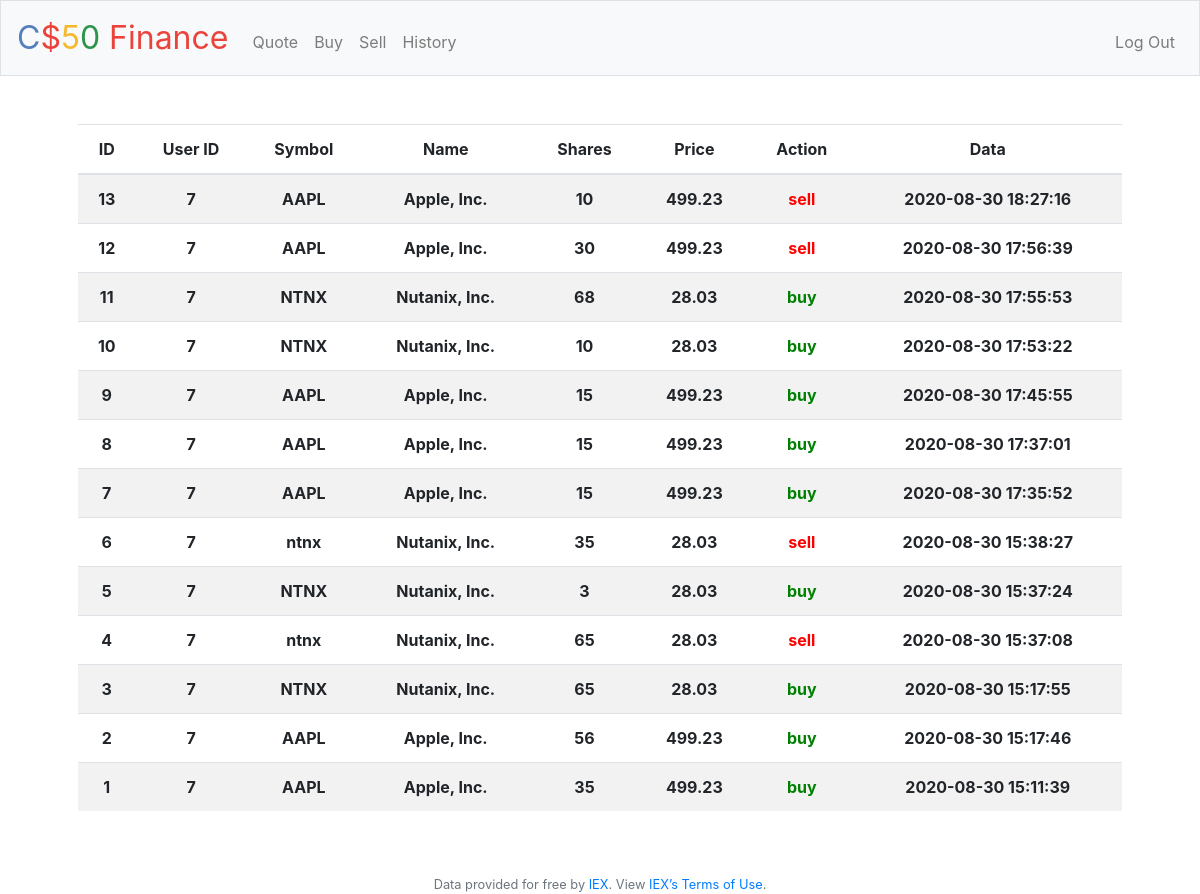
Screenshot of /history (signed in) with the database file from the repository.
### tables this page shows
CREATE TABLE transactions (
        id INTEGER PRIMARY KEY AUTOINCREMENT,
        user_id INTEGER NOT NULL,
        symbol VARCHAR(4) NOT NULL,
        name VACHAR(255) NOT NULL,
        quantity INTEGER NOT NULL,
        price FLOAT NOT NULL,
        action VARCHAR(4) NOT NULL,
        Timestamp DATETIME DEFAULT CURRENT_TIMESTAMP
        );

### pset8/finance/application.py (the view)
@app.route("/history")
@login_required
def history():
    rows = db.execute("SELECT * FROM transactions ORDER BY timestamp DESC")
    return render_template("/history.html", rows = rows)
    """Show history of transactions"""
    return apology("TODO")

### pset8/finance/application.py (called while the page is built)
@app.after_request
def after_request(response):
    response.headers["Cache-Control"] = "no-cache, no-store, must-revalidate"
    response.headers["Expires"] = 0
    response.headers["Pragma"] = "no-cache"
    return response

### pset8/finance/helpers.py (called while the page is built)
def login_required(f):
    @wraps(f)
    def decorated_function(*args, **kwargs):
        if session.get("user_id") is None:
            return redirect("/login")
        return f(*args, **kwargs)
    return decorated_function

### pset8/finance/templates/history.html
{% extends "layout.html" %}
{% block main %}
    <table class="table table-striped table-hover">
        <thead>
            <tr>
                <th scope="col">ID</th>
                <th scope="col">User ID</th>
                <th scope="col">Symbol</th>
                <th scope="col">Name</th>
                <th scope="col">Shares</th>
                <th scope="col">Price</th>
                <th scope="col">Action</th>
                <th scope="col">Data</th>
            </tr>
        </thead>
        <tbody>
            {% for row in rows %}
                <tr>
                    <th scope="row">{{ row.id }}</th>
                    <th> {{ row.user_id }} </th>
                    <th> {{ row.symbol }} </th>
                    <th> {{ row.name }} </th>
                    <th> {{ row.quantity }} </th>
                    <th> {{ row.price }} </th>
                    {% if row.action == "sell": %}
                        <th style="color:red"> {{ row.action }} </th>
                    {% else: %}
                        <th style="color:green"> {{ row.action }} </th>
                    {% endif %}
                    <th> {{ row.Timestamp }} </th>
                </tr>
            {% endfor %}
        </tbody>
    </table>
{% endblock %}

### pset8/finance/templates/layout.html (shortened to what this page needs)
<!DOCTYPE html>
<html lang="en">
    <head>
        <link href="https://maxcdn.bootstrapcdn.com/bootstrap/4.1.3/css/bootstrap.min.css" rel="stylesheet">
        <link href="/static/styles.css" rel="stylesheet">
    </head>
    <body>
        <nav class="navbar navbar-expand-md navbar-light bg-light border">
            <a class="navbar-brand" href="/"><span class="blue">C</span><span class="red">$</span><span class="yellow">5</span><span class="green">0</span> <span class="red">Finance</span></a>
            <div class="collapse navbar-collapse" id="navbar">
                {% if session.user_id %}
                    <ul class="navbar-nav mr-auto mt-2">
                        <li class="nav-item"><a class="nav-link" href="/quote">Quote</a></li>
                        <li class="nav-item"><a class="nav-link" href="/buy">Buy</a></li>
                        <li class="nav-item"><a class="nav-link" href="/sell">Sell</a></li>
                        <li class="nav-item"><a class="nav-link" href="/history">History</a></li>
                    </ul>
                    <ul class="navbar-nav ml-auto mt-2">
                        <li class="nav-item"><a class="nav-link" href="/logout">Log Out</a></li>
                    </ul>
                {% else %}
                    <ul class="navbar-nav ml-auto mt-2">
                        <li class="nav-item"><a class="nav-link" href="/register">Register</a></li>
                        <li class="nav-item"><a class="nav-link" href="/login">Log In</a></li>
                    </ul>
                {% endif %}
            </div>
        </nav>
        <main class="container p-5">
            {% block main %}{% endblock %}
        </main>
        <footer class="small text-center text-muted">
            Data provided for free by <a href="https://iextrading.com/developer">IEX</a>. View <a href="https://iextrading.com/api-exhibit-a/">IEX’s Terms of Use</a>.
        </footer>
    </body>
</html>

### pset8/finance/static/styles.css (style rules this page uses)
nav .navbar-brand { font-size: xx-large; }
nav .navbar-brand .blue { color: #537fbe; }
nav .navbar-brand .red { color: #ea433b; }
nav .navbar-brand .yellow { color: #f5b82e; }
nav .navbar-brand .green { color: #2e944b; }
main { overflow-x: auto; text-align: center; }

### rows the page displays
transactions: id "13", user_id "7", symbol "AAPL", name "Apple, Inc.", quantity "10", price "499.23", action "sell", Timestamp "2020-08-30 18:27:16"
transactions: id "12", user_id "7", symbol "AAPL", name "Apple, Inc.", quantity "30", price "499.23", action "sell", Timestamp "2020-08-30 17:56:39"
transactions: id "11", user_id "7", symbol "NTNX", name "Nutanix, Inc.", quantity "68", price "28.03", action "buy", Timestamp "2020-08-30 17:55:53"
transactions: id "10", user_id "7", symbol "NTNX", name "Nutanix, Inc.", quantity "10", price "28.03", action "buy", Timestamp "2020-08-30 17:53:22"
transactions: id "9", user_id "7", symbol "AAPL", name "Apple, Inc.", quantity "15", price "499.23", action "buy", Timestamp "2020-08-30 17:45:55"
transactions: id "8", user_id "7", symbol "AAPL", name "Apple, Inc.", quantity "15", price "499.23", action "buy", Timestamp "2020-08-30 17:37:01"
transactions: id "7", user_id "7", symbol "AAPL", name "Apple, Inc.", quantity "15", price "499.23", action "buy", Timestamp "2020-08-30 17:35:52"
transactions: id "6", user_id "7", symbol "ntnx", name "Nutanix, Inc.", quantity "35", price "28.03", action "sell", Timestamp "2020-08-30 15:38:27"
transactions: id "5", user_id "7", symbol "NTNX", name "Nutanix, Inc.", quantity "3", price "28.03", action "buy", Timestamp "2020-08-30 15:37:24"
transactions: id "4", user_id "7", symbol "ntnx", name "Nutanix, Inc.", quantity "65", price "28.03", action "sell", Timestamp "2020-08-30 15:37:08"
transactions: id "3", user_id "7", symbol "NTNX", name "Nutanix, Inc.", quantity "65", price "28.03", action "buy", Timestamp "2020-08-30 15:17:55"
transactions: id "2", user_id "7", symbol "AAPL", name "Apple, Inc.", quantity "56", price "499.23", action "buy", Timestamp "2020-08-30 15:17:46"
transactions: id "1", user_id "7", symbol "AAPL", name "Apple, Inc.", quantity "35", price "499.23", action "buy", Timestamp "2020-08-30 15:11:39"
